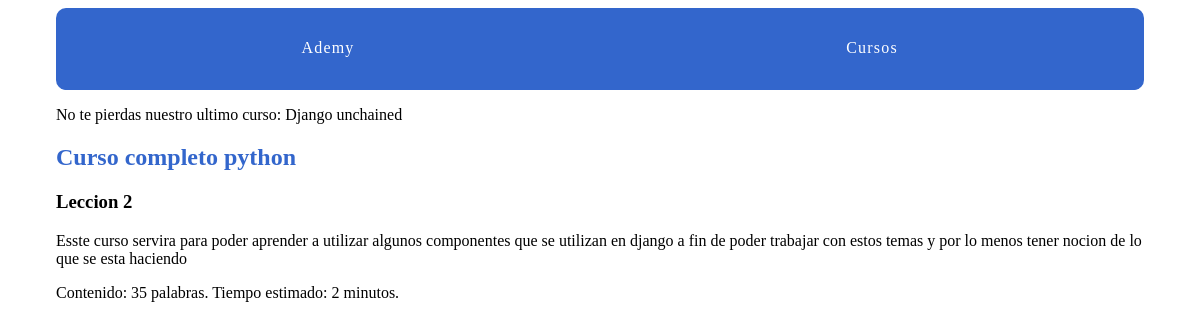
Page /courses/1/3/ on the committed database.
### courses/models.py (models this page shows, shortened)
class Course(models.Model):         #esta linea define una clase llamada Course que hereda de models.Model
    created_at = models.DateTimeField(auto_now_add=True)   #esta linea define un campo llamado created_at que es de tipo DateTimeField y que se llena automaticamente con el tiempo en el que se creo el registro
    title = models.CharField(max_length=255)    #esta linea define un campo llamado title que es de tipo CharField y que puede contener hasta 255 caracteres
    description = models.TextField()            #esta linea define un campo llamado description que es de tipo TextField y que puede contener texto sin limite de caracteres
    def __str__(self):      #esta linea define un metodo llamado __str__ que devuelve una cadena de texto que representa al objeto
        return self.title       #esta linea retorna el valor del campo title como una cadena de texto

class Lesson(models.Model):
    title = models.CharField(max_length=50)
    description = models.TextField()
    content = models.TextField(blank=True, default='')
    order = models.IntegerField(default=0)
    course = models.ForeignKey(Course, on_delete=models.CASCADE) #esta linea define un campo llamado Course que es de tipo ForeignKey y que hace referencia a la clase Course
    class Meta:     #para que sirve el class meta? es para definir metadatos de la clase y esta linea sirve para definir metadatos de la clase Lesson
        ordering = ['order',]        #esta linea define un atributo llamado ordering que especifica la forma en que se ordenan los objetos de la clase Lesson en la base de datos

### courses/views.py (the view)
# urls.py: path('<int:course_pk>/<int:lesson_pk>/', views.lesson_detail, name='lesson_detail'),  #hay que verificar siempre que este bien escrito las llaves primarias
def lesson_detail(request, course_pk, lesson_pk):
    lesson = get_object_or_404(Lesson, course_id=course_pk, pk=lesson_pk)
    return render(request, 'courses/lesson_detail.html', {'lesson': lesson})

### courses/templatetags/course_extras.py (called while the page is built)
@register.simple_tag
def last_course():
    return Course.objects.latest('created_at')

@register.filter('time_estimate')
def time_estimate(word_count):
    minutes = round(word_count/20)
    return minutes

### courses/Templates/courses/lesson_detail.html (shortened to what this page needs)
{% extends "layout.html" %}
{% load course_extras %}
{%block content%}
<article>
    <h2>
        <a href="{% url 'courses:detail' pk=lesson.course.pk %}"> {{ lesson.course.title }} </a>
    </h2>
    <h3>{{lesson.title}}</h3>
    {% with content=lesson.content %}
        {{content|linebreaks}}
        Contenido: {{content|wordcount}} palabras. Tiempo estimado: {{ content|wordcount|time_estimate }} minutos.
    {% endwith %}
</article>
{%endblock%}

### ademy/Templates/layout.html (shortened to what this page needs)
{% load static %}
{% load course_extras %}
<!DOCTYPE html>
<html>
    <head>
        <link rel="stylesheet" href="{% static 'css/layout.css' %}">
    </head>
    <body>
        <div class="site-container">
            <nav>
                <a href="{% url 'home' %}">Ademy</a>
                <a href="{% url 'courses:course_list' %}">Cursos</a>
            </nav>
            <p>No te pierdas nuestro ultimo curso: {% last_course %}</p>
            {% block content%}{% endblock %}
        </div>
    </body>
</html>

### assets/css/layout.css (style rules this page uses)
html { box-sizing: border-box; }
*, *::after, *::before { box-sizing: inherit; }
.site-container { max-width: 68em; margin-left: auto; margin-right: auto; }
.site-container::after { clear: both; content: ""; display: table; }
.site-container nav { width: 100%; display: table; width: 100%; table-layout: fixed; border-bottom-left-radius: 10px; border-bottom-right-radius: 10px; border-top-left-radius: 10px; border-top-right-radius: 10px; border-bottom-left-radius: 10px; border-top-left-radius: 10px; border-bottom-right-radius: 10px; border-top-right-radius: 10px; background-color: #3366CC; margin-bottom: 1em; overflow: hidden; }
.site-container nav a { display: table-cell; width: 8.33333%; padding: 10px; border-bottom: 2px solid #3366CC; color: #FFFFFF; letter-spacing: 0.075em; line-height: 60px; text-align: center; text-decoration: none; }
article h2 a, article h3 a { color: #3366CC; text-decoration: none; }

### rows in the picture
Course: title "Django unchained"
Lesson: course "Curso completo python", title "Leccion 2", content "Esste curso servira para poder aprender a utilizar algunos componentes que se utilizan en django a fin de poder trabajar con estos temas y por lo menos tener nocion de lo que se esta haciendo", content "35", content "2"
